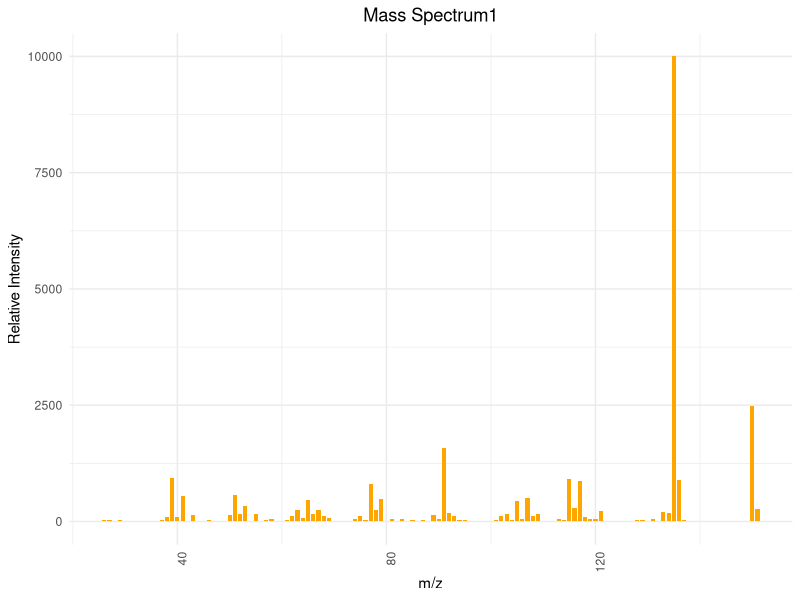
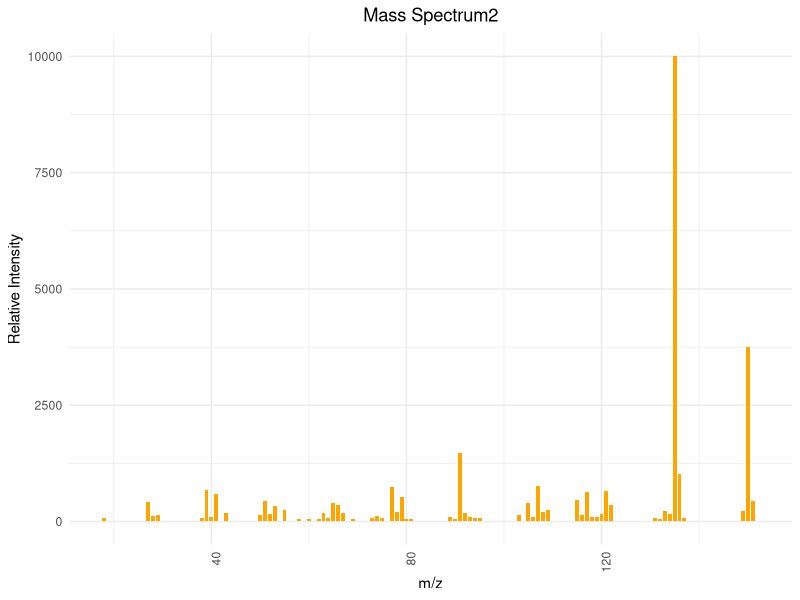
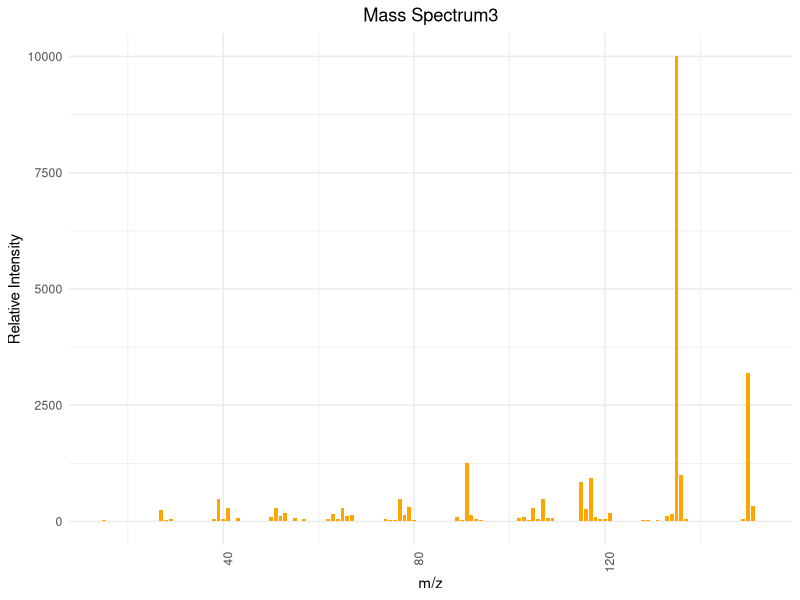
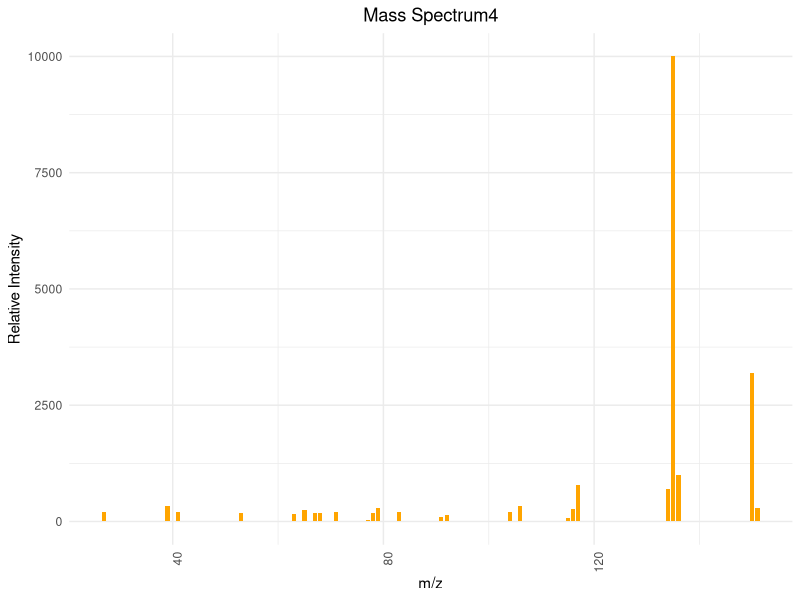

Reproduce these figures in R, in order.
## ---- chunk 1
# 安装并加载所需的包
library(ggplot2)

# 图1
mz1 <- c(26, 27, 28, 29, 37, 38, 39, 40, 41, 43, 46, 50, 51, 52, 53, 55, 57, 58, 61, 62, 63, 64, 65, 66, 67, 68, 69, 74, 75, 76, 77, 78, 79, 80, 81, 83, 85, 87, 89, 90, 91, 92, 93, 94, 95, 101, 102, 103, 104, 105, 106, 107, 108, 109, 113, 114, 115, 116, 117, 118, 119, 120, 121, 128, 129, 131, 133, 134, 135, 136, 137, 150, 151)
intensity1 <- c(40, 40, 20, 30, 40, 90, 940, 100, 550, 140, 30, 130, 560, 170, 330, 170, 30, 50, 30, 120, 240, 70, 460, 160, 250, 120, 70, 60, 120, 30, 800, 240, 490, 20, 60, 50, 40, 30, 130, 50, 1570, 190, 120, 40, 30, 40, 110, 170, 40, 430, 60, 510, 120, 170, 60, 30, 910, 280, 870, 100, 60, 60, 220, 40, 30, 60, 200, 180, 9999, 890, 40, 2480, 270)

data1 <- data.frame(mz1, intensity1)


ggplot(data1, aes(x=mz1, y=intensity1)) +
  geom_bar(stat="identity", fill="orange", width=0.8) + 
  theme_minimal() + 
  labs(title="Mass Spectrum1",
       x="m/z",
       y="Relative Intensity") + 
  theme(axis.text.x = element_text(angle = 90, hjust = 1), plot.title = element_text(hjust = 0.5))  

# 图2
mz2 <- c(18, 27, 28, 29, 38, 39, 40, 41, 43, 50, 51, 52, 53, 55, 58, 60, 62, 63, 64, 65, 66, 67, 69, 73, 74, 75, 77, 78, 79, 80, 81, 89, 90, 91, 92, 93, 94, 95, 103, 105, 106, 107, 108, 109, 115, 116, 117, 118, 119, 120, 121, 122, 131, 132, 133, 134, 135, 136, 137, 149, 150, 151, 152)
intensity2 <- c(70, 410, 120, 130, 80, 670, 100, 590, 180, 130, 440, 170, 330, 240, 60, 60, 60, 180, 80, 400, 350, 190, 50, 70, 110, 70, 750, 200, 520, 50, 50, 90, 60, 1480, 180, 90, 80, 70, 140, 400, 100, 770, 210, 240, 460, 140, 630, 90, 100, 170, 650, 350, 70, 50, 220, 170, 9999, 1020, 70, 230, 3750, 440, 20)

data2 <- data.frame(mz2, intensity2)

ggplot(data2, aes(x=mz2, y=intensity2)) +
  geom_bar(stat="identity", fill="orange", width=0.8) + 
  theme_minimal() + 
  labs(title="Mass Spectrum2",
       x="m/z",
       y="Relative Intensity") + 
  theme(axis.text.x = element_text(angle = 90, hjust = 1), plot.title = element_text(hjust = 0.5))  

# 图3
mz3 <- c(15, 26, 27, 28, 29, 37, 38, 39, 40, 41, 42, 43, 45, 50, 51, 52, 53, 54, 55, 57, 58, 59, 60, 61, 62, 63, 64, 65, 66, 67, 68, 69, 73, 74, 75, 76, 77, 78, 79, 80, 81, 86, 87, 89, 90, 91, 92, 93, 94, 95, 101, 102, 103, 104, 105, 106, 107, 108, 109, 114, 115, 116, 117, 118, 119, 120, 121, 122, 127, 128, 129, 131, 132, 133, 134, 135, 136, 137, 148, 149, 150, 151, 152)
intensity3 <- c(30, 10, 240, 40, 60, 10, 50, 480, 60, 280, 10, 70, 10, 90, 300, 110, 180, 10, 70, 60, 20, 10, 20, 10, 50, 160, 60, 300, 110, 140, 20, 20, 20, 60, 40, 30, 490, 150, 310, 30, 20, 10, 10, 90, 30, 1250, 140, 50, 30, 20, 20, 80, 100, 30, 300, 50, 490, 80, 80, 10, 850, 270, 940, 90, 50, 60, 180, 20, 10, 30, 30, 30, 20, 110, 160, 9999, 990, 60, 10, 60, 3200, 340, 20)

data3 <- data.frame(mz3, intensity3)

ggplot(data3, aes(x=mz3, y=intensity3)) +
  geom_bar(stat="identity", fill="orange", width=0.8) + 
  theme_minimal() + 
  labs(title="Mass Spectrum3",
       x="m/z",
       y="Relative Intensity") + 
  theme(axis.text.x = element_text(angle = 90, hjust = 1), plot.title = element_text(hjust = 0.5)) 

# 图4
mz4 <- c(27, 39, 41, 51, 53, 63, 65, 66, 67, 68, 71, 77, 78, 79, 83, 91, 92, 104, 106, 115, 116, 117, 134, 135, 136, 150, 151)
intensity4 <- c(200, 340, 200, 20, 180, 160, 240, 10, 180, 180, 200, 30, 180, 290, 200, 90, 150, 210, 340, 70, 260, 790, 700, 9999, 1000, 3200, 290)

data4 <- data.frame(mz4, intensity4)

ggplot(data4, aes(x=mz4, y=intensity4)) +
  geom_bar(stat="identity", fill="orange", width=0.8) + 
  theme_minimal() + 
  labs(title="Mass Spectrum4",
       x="m/z",
       y="Relative Intensity") + 
  theme(axis.text.x = element_text(angle = 90, hjust = 1), plot.title = element_text(hjust = 0.5)) 

